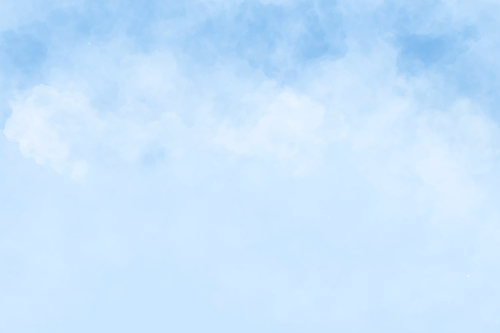
#> input picture app/ui/widgets/weather/imgs/cloudy.jpg, 500 x 333 px
$ python -i image_utils.py   (imports and definitions only)
#> lines starting #> are read from the running program, lines starting #| are printed output that depends on the picture
# app/helpers/image_utils.py

import io
from PIL import Image, ImageTk, ImageDraw
import customtkinter as ctk


def create_rounded_photo(image_blob, size=(40, 40), border_color="#00FFAA", border_width=2, scale_factor=4):
    """
    Cria uma imagem circular com borda suavizada, usando upscaling + antialiasing.

    Args:
        image_blob (bytes): imagem binária
        size (tuple): tamanho final (ex: (40, 40))
        border_color (str): cor da borda
        border_width (int): largura da borda
        scale_factor (int): fator de escala para suavizar borda

    Returns:
        ImageTk.PhotoImage: imagem Tkinter com borda circular lisa
    """
    # Escalar tudo para cima
    w, h = size[0] * scale_factor, size[1] * scale_factor
    bw = border_width * scale_factor

    # Redimensionar imagem
    image_stream = io.BytesIO(image_blob)
    img = Image.open(image_stream).convert("RGBA").resize((w - 2*bw, h - 2*bw), Image.LANCZOS)

    # Base com fundo transparente
    final_img = Image.new("RGBA", (w, h), (0, 0, 0, 0))
    draw = ImageDraw.Draw(final_img)

    # Desenhar borda suavizada
    draw.ellipse((0, 0, w-1, h-1), fill=border_color)

    # Máscara circular para a imagem central
    mask = Image.new("L", img.size, 0)
    mask_draw = ImageDraw.Draw(mask)
    mask_draw.ellipse((0, 0, img.size[0]-1, img.size[1]-1), fill=255)

    # Colar imagem com máscara
    final_img.paste(img, (bw, bw), mask)

    # Reduzir para tamanho final com antialiasing
    final_img = final_img.resize(size, Image.LANCZOS)

    return ImageTk.PhotoImage(final_img)

# [62 lines left out: functions create_rounded_rect_photo, open_icon_png, not called in this run]

>>> import cv2
>>> picture = cv2.imread('../ui/widgets/weather/imgs/cloudy.jpg', cv2.IMREAD_GRAYSCALE)
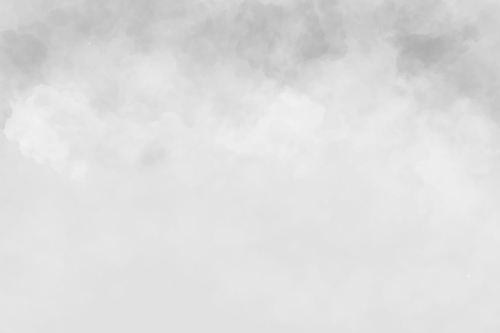
#> picture: shape (333, 500); min 175, max 250, mean 221.7
>>> result = create_rounded_photo(picture)
#> (the run stopped early here; a loop or call above may not have finished)

$ run again, on app/ui/widgets/weather/imgs/weather.jpg
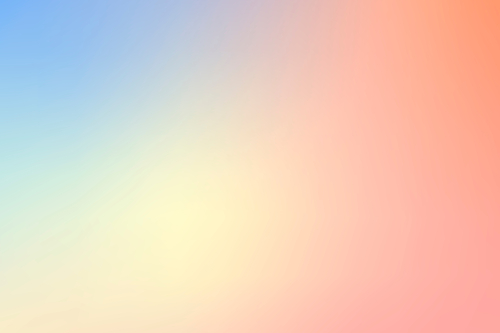
#> input picture app/ui/widgets/weather/imgs/weather.jpg, 500 x 333 px
#> `picture = cv2.imread('../ui/widgets/weather/imgs/cloudy.jpg', cv2.IMRE..`:
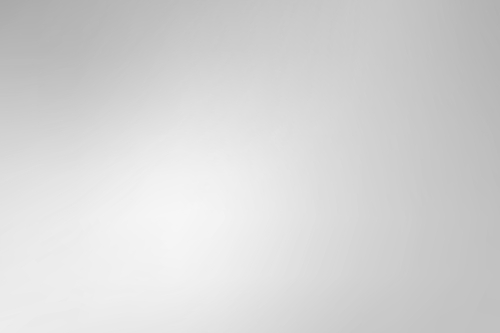
#> picture: shape (333, 500); min 170, max 247, mean 213.5
